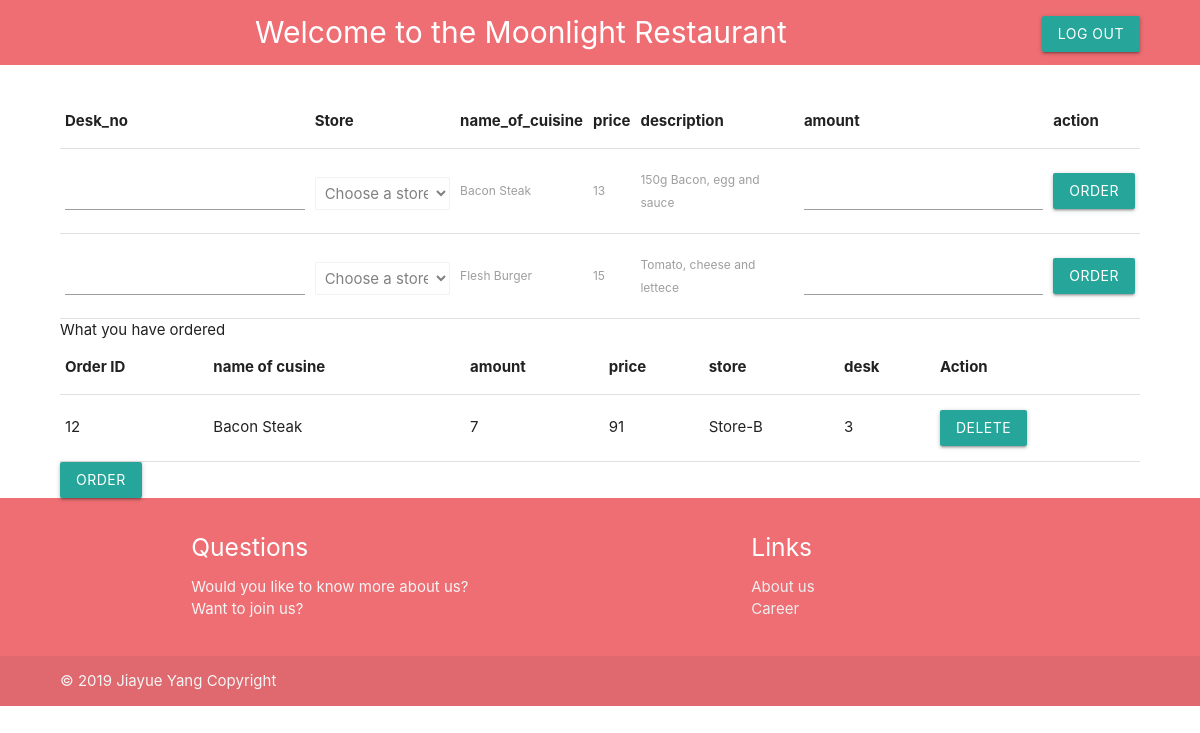
Before: /Order/ with the older database file.
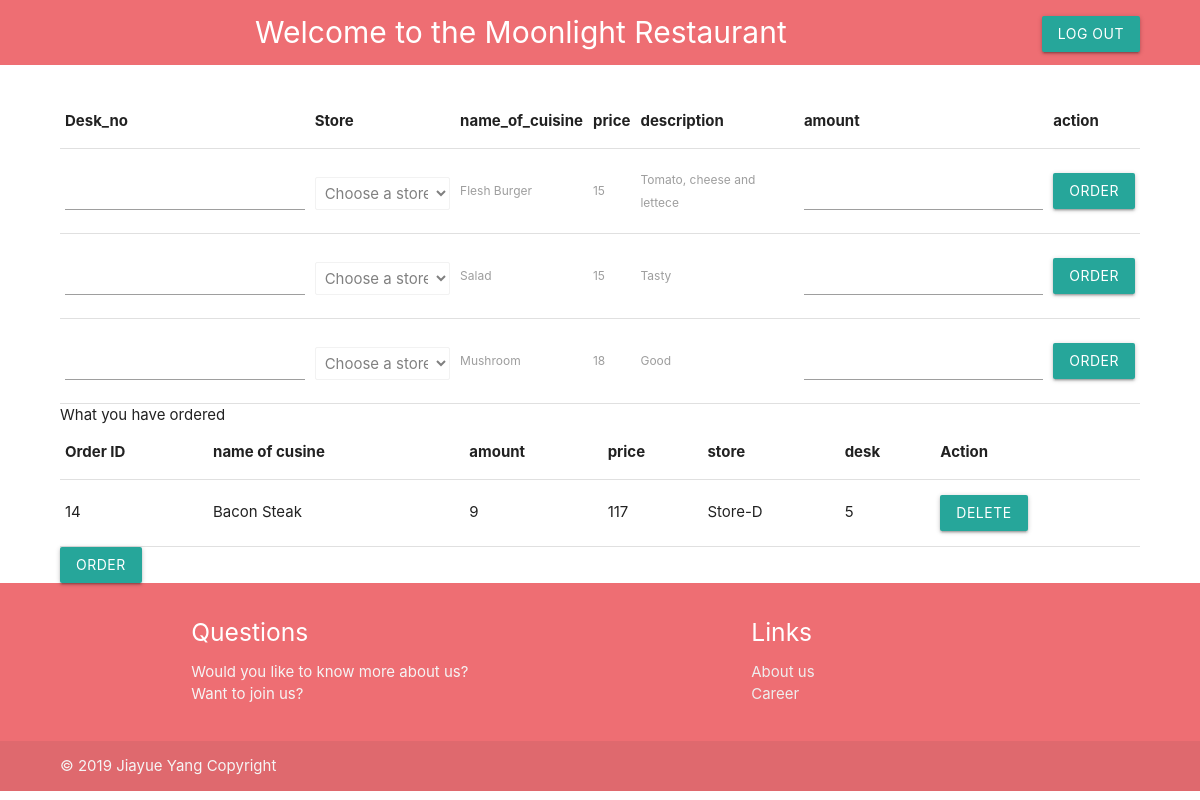
After: the same page with the newer database file.
### menuserve/models.py (models this page shows, shortened)
class Menu(models.Model):
    name_of_cuisine = models.CharField(max_length=30)
    id_for_dish = models.CharField(max_length=4)
    price = models.IntegerField()
    classification = models.CharField(max_length=10)
    description = models.CharField(max_length=100)

class Order(models.Model):
    desk_no = models.CharField(max_length=4)
    name_of_cuisine = models.CharField(max_length=30)
    status = models.CharField(max_length=10,default='pending')
    time = models.DateField(default = datetime.datetime.now().strftime("%Y-%m-%d %H:%I:%S"))
    amount = models.IntegerField()
    price = models.IntegerField()
    store = models.ForeignKey(Store,on_delete=models.CASCADE)
    class Meta:
        ordering = ["-time"]

class Store(models.Model):
    location = models.CharField(max_length=100)
    name = models.CharField(max_length=10)
    store_manager = models.ForeignKey(Manager,on_delete=models.CASCADE)

### menuserve/views.py (the view, shortened to what this page needs)
# urls.py: 2. Add a URL to urlpatterns:  path('', views.home, name='home')
def home(request):
    store_=""
    desk_=""
    content={}
    error_message=""
    orders = Order.objects.all()
    menus = Menu.objects.all()
    stores = Store.objects.all()
    return render(request,"Order.html",{"stores":stores,"orders":orders,"menus":menus,"show":error_message})

### menuserve/templates/Order.html (shortened to what this page needs)
<!DOCTYPE html>
    <html lang="en-US">
    <head>
        {% load static %}
        <link type="text/css" rel="stylesheet" href="{% static 'css/materialize.min.css' %}"  media="screen"/>
        {% load static %}
        <link type="text/css" rel="stylesheet" href="{% static 'css/additional.css' %}"  />
    </head>
    <body>
        <header class="menu-page-header">
                <div class="grid-example col s12" id="welcomeheadline">
                        <form method="post" action="/">
                            <a href="{% url 'index' %}" class="waves-effect waves-light btn" id="logout" >Log Out</a>
                        </form>
                    Welcome to the Moonlight Restaurant
                </div>
        </header>
                                        {% load static %}
                                        {% load static %}
                                        {% load static %}
                                        {% load static %}
                                        {% load static %}
                                        {% load static %}
                                        {% load static %}
                                        {% load static %}
                                    {% load static %}
          <div class="general-container">
                  <table>
                      <thead>
                          <tr>
                              <th>
                                  Desk_no
                              </th>
                              <th>
                                  Store
                              </th>
                              <th>
                                name_of_cuisine
                              </th>
                              <th>
                                  price
                              </th>
                              <th>
                                  description
                              </th>
                              <th>
                                    amount
                                </th>
                                <th>
                                    action
                                </th>
                          </tr>
                          </thead>
                          <tbody>
                          {% for menu in menus %}
                          <tr>
                              <form action="#" method="POST">
                                        <td>
                                            <input type="text"  class="taskName" name="desk_no" required>
                                        </td>
                                        <td>
                                        <select id="store" class="select-management" name="store_select" required>
                                            <option class="disabled" value="">Choose a store</option>
                                            </select>
                                        </td>
                                <td>
                              <label >
                                  {{menu.name_of_cuisine}}
                              </label>
                                </td>
                                <td>
                                    <label >
                                                {{menu.price}}
                                    </label>
                                </td>
                                <td>
                                        <label>
                                                    {{menu.description}}
                                        </label>
                                </td>
                                <td>
                                        <input type="text"  class="taskName" name="amount" >
                                </td>
                                <td>
                                        <button class="waves-effect waves-light btn" name = "OrderMenu" id="{{ menu.id }}" value="{{ menu.id }}" type="submit">Order</button>
                                </td>
                            </form>
                          </tr>
                          {% endfor %}
                        </tbody>
                  </table>
What you have ordered
<table><thead>
    <tr>
        <th>Order ID</th>
        <th>name of cusine</th>
        <th>amount</th>
        <th>price</th>
        <th>store</th>
        <th>desk</th>
        <th>Action</th>
    </tr>
</thead>
{% for order in orders %}
<tr>
    <td>
        {{order.id}}
    </td>
    <td>
        {{order.name_of_cuisine}}
    </td>
    <td>
        {{order.amount}}
    </td>
    <td>
        {{order.price}}
    </td>
    <td>
            {{order.store.name}}
    </td>
    <td>
            {{order.desk_no}}
    </td>
    <td><form action="#" method="POST">
            <button class="waves-effect waves-light btn" name = "DeleteOrder" id="{{ order.id }}" value="{{ order.id }}" type="submit">Delete</button>
        </form>
        </td>
</tr>
{% endfor %}
</table>
          <a href="{% url 'manageorder' %}" class="waves-effect waves-light btn">Order</a>
 </div>
          <footer class="page-footer">
                <div class="container">
                  <div class="row">
                    <div class="col l6 s12">
                      <h5 class="white-text">Questions</h5>
                      <p class="grey-text text-lighten-4">Would you like to know more about us?
                          <br>
                          Want to join us?
                      </p>
                    </div>
                    <div class="col l4 offset-l2 s12">
                      <h5 class="white-text">Links</h5>
                      <ul>
                        <li><a class="grey-text text-lighten-3" href="#!">About us</a></li>
                        <li><a class="grey-text text-lighten-3" href="#!">Career</a></li>
                      </ul>
                    </div>
                  </div>
                </div>
                <div class="footer-copyright">
                  <div class="general-container">
                  <a class="grey-text text-lighten-4"  href="#!">© 2019 Jiayue Yang Copyright </a>
                  </div>
                </div>
              </footer>
        </body>
</html>

### menuserve/static/css/additional.css (style rules this page uses)
#welcomeheadline { background-color:#ee6e73;padding-bottom: 10px; padding-top: 10px; }
.select-management { display:table; height: 5%; margin-top: 5%;color: grey; }
#logout { float: right; margin-right: 5%;margin-top: 0.5%; }
.general-container { margin: 0 auto; width: 90%; }
input[type=text] { color: grey !important; }
.menu-page-header { color: white; font-size: 30px; text-align: center; }
button { position: relative; cursor: pointer; display: inline-block; overflow: hidden; -webkit-user-select: none; -moz-user-select: none; -ms-user-select: none; user-select: none; -webkit-tap-highlight-color: transparent; vertical-align: middle; z-index: 1; -webkit-transition: .3s ease-out; transition: .3s ease-out; background-color: rgba(255, 255, 255, 0.45); }

Changed rows visible on the page:
removed Menu: name_of_cuisine "Bacon Steak", price "13", description "150g Bacon, egg and sauce", {{ menu.id }} 1 (drawn)
removed Order: id "12", name_of_cuisine "Bacon Steak", amount "7", price "91", store.name "Store-B", desk_no "3"
added Menu: name_of_cuisine "Salad", price "15", description "Tasty", {{ menu.id }} 3 (drawn)
added Menu: name_of_cuisine "Mushroom", price "18", description "Good", {{ menu.id }} 4 (drawn)
added Order: id "14", name_of_cuisine "Bacon Steak", amount "9", price "117", store.name "Store-D", desk_no "5"
